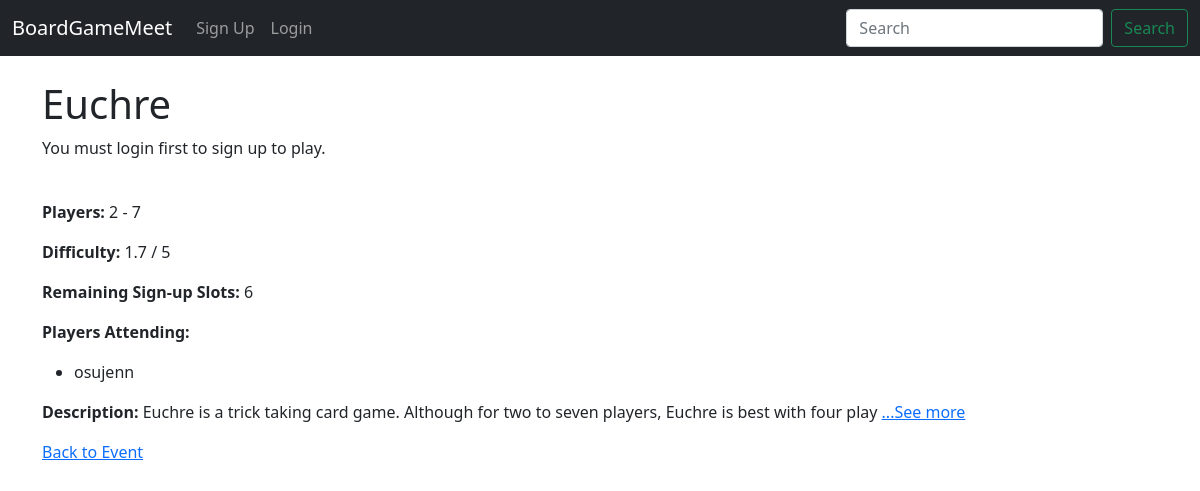
The page /event/1/game_details/9/ on the database as committed earlier.
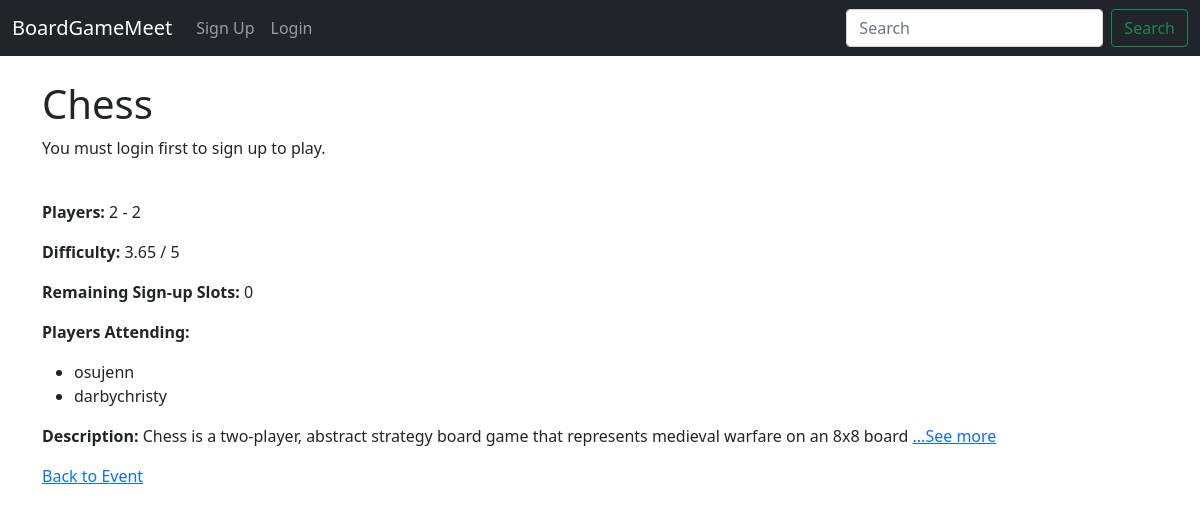
The same page on the database as committed later.
### boardgame/models.py (models this page shows, shortened)
class Game(models.Model):
    name = models.CharField(max_length=200)
    min_players = models.PositiveIntegerField(blank=True, null=True)
    max_players = models.PositiveIntegerField(blank=True, null=True)
    min_playtime = models.PositiveIntegerField(blank=True, null=True)
    max_playtime = models.PositiveIntegerField(blank=True, null=True)
    age =models.PositiveIntegerField(blank=True, null=True)
    weight = models.CharField(max_length=10, blank=True, null=True)
    description = models.TextField(blank=True, null=True)
    thumbnail = models.URLField(blank=True, null=True)

class GameSignup(models.Model):
    nomination = models.ForeignKey(GameNomination, on_delete=models.CASCADE)
    user = models.ForeignKey(User, on_delete=models.CASCADE)
    date_signed_up = models.DateTimeField(auto_now_add=True)
    class Meta:
        unique_together = ('nomination', 'user')

### boardgame/views.py (the view, shortened to what this page needs)
# urls.py: path('event/<int:event_id>/game_details/<int:game_id>/', views.game_details, name='game_details'),
def game_details(request, event_id, game_id):
    event = get_object_or_404(Event, id=event_id)
    game = get_object_or_404(Game, id=game_id)
    game_nomination = get_object_or_404(GameNomination, event=event, game=game)
    is_attending = False
    is_signed_up = False
    if request.user.is_authenticated:
        is_attending = event.attendees.filter(id=request.user.id).exists()
        is_signed_up = GameSignup.objects.filter(nomination=game_nomination, user=request.user).exists()
    signed_up_count = GameSignup.objects.filter(nomination=game_nomination).count()
    remaining_slots = game.max_players - signed_up_count
    game_signup_set = GameSignup.objects.filter(nomination=game_nomination)
    context = {
        'event': event,
        'game': game,
        'is_attending': is_attending,
        'is_signed_up': is_signed_up,
        'remaining_slots': remaining_slots,
        'game_signup_set': game_signup_set,  # Include game_signup_set in the context
    }
    return render(request, 'boardgame/game_details.html', context)

### boardgame/templates/boardgame/game_details.html (shortened to what this page needs)
{% extends 'boardgame/base.html' %}
{% load static %}
{% block content %}
<h1>{{ game.name }}</h1>
<div>
    {% if user.is_authenticated %}
        <form method="post" action="">
            {% csrf_token %}
            {% if is_signed_up %}
                <button type="submit" class="btn btn-secondary btn-sm" name="leave">Leave Game</button>
            {% else %}
                {% if remaining_slots > 0 and is_attending %}
                    <button type="submit" class="btn btn-primary btn-sm" name="sign_up">Sign up</button>
                {% else %}
                    {% if is_attending %}
                        <button type="button" class="btn btn-secondary btn-sm" disabled>Waitlist</button>
                    {% endif %}
                {% endif %}
            {% endif %}
        </form>
    {% else %}
        <p>You must login first to sign up to play.</p>
    {% endif %}
</div>
<br />
<p><b>Players:</b> {{ game.min_players }} - {{ game.max_players }}</p>
<p><b>Difficulty:</b> {{ game.weight }} / 5</p>
<p><b>Remaining Sign-up Slots:</b> {{ remaining_slots }}</p>
{% if game_signup_set.exists %}
<p><b>Players Attending:</b></p>
<ul>
    {% for signup in game_signup_set %}
    <li>{{ signup.user.username }}</li>
    {% endfor %}
</ul>
{% else %}
<p>No players have signed up yet.</p>
{% endif %}
{% if game.description|length > 100 %}
<p><b>Description:</b>
    <span id="short-description">{{ game.description|slice:":100"|safe }}</span>
    <a href="#" onclick="toggleDescription()" id="readMoreBtn">...See more</a>
</p>
{% else %}
<p><b>Description:</b> {{ game.description|safe }}</p>
{% endif %}
<div>
    <a href="{% url 'event_details' event.id %}" >Back to Event</a>
</div>
{% endblock %}

### boardgame/templates/boardgame/base.html (shortened to what this page needs)
<!doctype html>
<html lang="en">
<head>
  <link href="https://cdn.jsdelivr.net/npm/bootstrap@5.0.2/dist/css/bootstrap.min.css" rel="stylesheet">
</head>
<body>
  {% include 'boardgame/navbar.html' %}
  <br />
  <div class="container">
    {% block content %}
    {% endblock %}
  </div>
</body>
</html>

### boardgame/templates/boardgame/navbar.html (shortened to what this page needs)
<nav class="navbar navbar-expand-lg navbar-dark bg-dark">
  <div class="container-fluid">
    <a class="navbar-brand" href="{% url 'home' %}">BoardGameMeet</a>
    <div class="collapse navbar-collapse" id="navbarSupportedContent">
      <ul class="navbar-nav me-auto mb-2 mb-lg-0">
        {% if user.is_authenticated %}
        <li class="nav-item">
          <a class="nav-link" href="{% url 'create_group' %}">Create Group</a>
        </li>
        <li class="nav-item dropdown">
          <a class="nav-link dropdown-toggle" href="#" id="navbarDropdown" role="button" data-bs-toggle="dropdown" aria-expanded="false">
              Profile
          </a>
          <ul class="dropdown-menu" aria-labelledby="navbarDropdown">
              <li><a class="dropdown-item" href="{% url 'user_profile' %}">View Profile</a></li>
              <li><hr class="dropdown-divider"></li>
              <li><a class="dropdown-item" href="{% url 'logout' %}">Logout</a></li>
          </ul>
      </li>
        {% else %}
        <li class="nav-item">
          <a class="nav-link" href="{% url 'register' %}">Sign Up</a>
        </li>
        <li class="nav-item">
          <a class="nav-link" href="{% url 'login' %}">Login</a>
        </li>
        {% endif %}
      </ul>
      <form class="d-flex">
        <input class="form-control me-2" type="search" placeholder="Search" aria-label="Search">
        <button class="btn btn-outline-success" type="submit">Search</button>
      </form>
    </div>
  </div>
</nav>

### boardgame/templates/boardgame/base.html (style rules this page uses)
.navbar-nav li { list-style: none !important; font-size: 1rem; }

Rows that differ between the two databases and show on the page:
changed Game: name "Euchre" → "Chess"; max_players "7" → "2"; weight "1.7" → "3.65"; description "Euchre is a trick taking card game. Although for two to seven players, Euchre is best with four play" → "Chess is a two-player, abstract strategy board game that represents medieval warfare on an 8x8 board"
added GameSignup: user.username "darbychristy"
Other text that changed with them:
{{ remaining_slots }}: "6" → "0"
